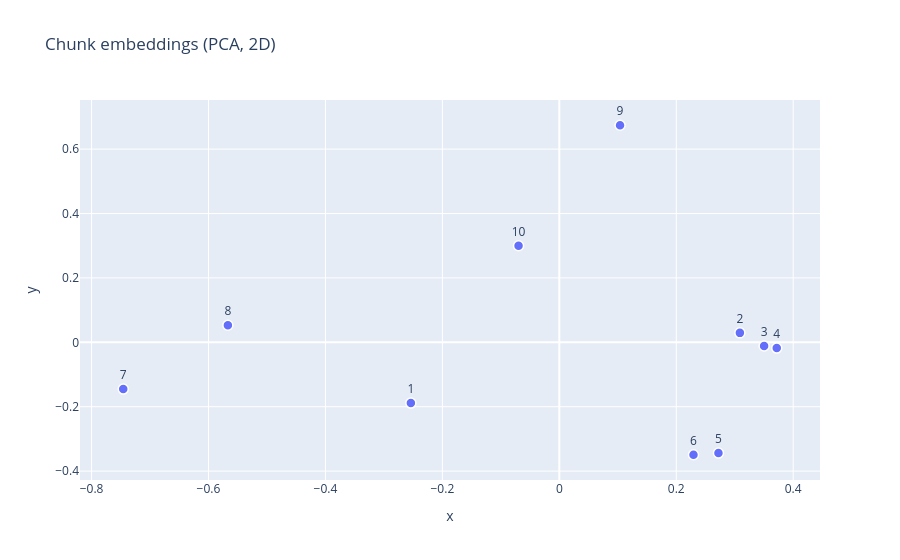

Notebook source saved alongside this figure:
### Code cell
import numpy as np
import pandas as pd
import plotly.express as px
from sklearn.decomposition import PCA

coords = PCA(n_components=2).fit_transform(np.array(embeddings))
# from sklearn.manifold import TSNE
# coords = TSNE(n_components=2, perplexity=min(30, len(chunks) - 1),
#               random_state=42).fit_transform(np.array(embeddings))

df = pd.DataFrame({
    "x": coords[:, 0],
    "y": coords[:, 1],
    "chunk": range(1, len(chunks) + 1),
    "preview": [c[:120].replace("\n", " ") + "…" for c in chunks],
})

fig = px.scatter(df, x="x", y="y", text="chunk",
                 hover_data={"preview": True, "x": False, "y": False},
                 title="Chunk embeddings (PCA, 2D)")
fig.update_traces(marker=dict(size=10, line=dict(width=1.5, color="white")),
                  textposition="top center")
fig.show()

### Figure 1 — Plotly figure (JSON) as saved in the notebook; plotly's stock layout.template omitted (floating-point values rounded to 4 significant figures)
{"data": [{"customdata": [["Nangi is a data analyst and business analytics professional finished my MBA in Business Analytics at Indiana University …"], ["ern with IUP's Student Cooperative Association,   I analyzed operational and financial datasets to support strategic dec…"], ["erly College of Business accounting department,   I used advanced Excel (PivotTables, Power Query, complex lookups) to a…"], ["ations teams faster visibility into performance.  My technical toolkit spans Python, SQL, and Excel for analysis; Power …"], ["exploratory data analysis, feature engineering,   and machine learning model evaluation — applied in projects like a mac…"], ["ta Analytics and Digital Marketing & E-commerce.  I'm looking for my next role as a Data Analyst, Business Analyst, or D…"], ["consistent with the information provided above.  If you are asked a question that is not related to the information abov…"], ["provided.  Additional information about Nangi:   Nangi went to high school at St Paul's High School Kevote in Embu, Keny…"], ["nd roughly 6,300 patient transports year-to-date. Reviewed operational and financial database programs and reports for a…"], ["single-point-of-failure and data-integrity risks. Recommended best-practice improvements - structured tables, Power Quer…"]], "hovertemplate": "chunk=%{text}<br>preview=%{customdata[0]}<extra></extra>", "legendgroup": "", "marker": {"color": "#636efa", "line": {"color": "white", "width": 1.5}, "size": 10, "symbol": "circle"}, "mode": "markers+text", "name": "", "orientation": "v", "showlegend": false, "text": [1, 2, 3, 4, 5, 6, 7, 8, 9, 10], "textposition": "top center", "type": "scatter", "x": [-0.2539, 0.3088, 0.3502, 0.3719, 0.2722, 0.2295, -0.7458, -0.5669, 0.1038, -0.06975], "xaxis": "x", "y": [-0.1886, 0.0294, -0.01153, -0.01778, -0.344, -0.3491, -0.1452, 0.05291, 0.6742, 0.2998], "yaxis": "y"}], "layout": {"legend": {"tracegroupgap": 0}, "title": {"text": "Chunk embeddings (PCA, 2D)"}, "xaxis": {"anchor": "y", "domain": [0, 1], "title": {"text": "x"}}, "yaxis": {"anchor": "x", "domain": [0, 1], "title": {"text": "y"}}}}
